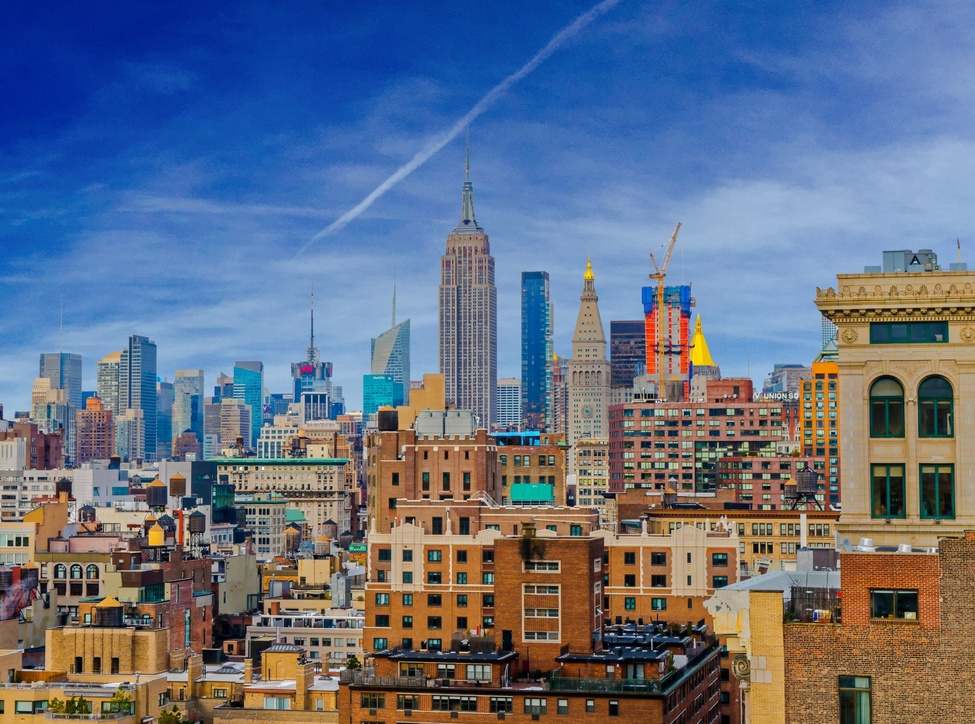
%> input picture NYC.jpg, 975 x 724 px, shrunk from 1919 x 1425 before the run
$ octave BitPlaneSlice.m   (GNU Octave 9; MATLAB toolbox functions it lacks are replaced by stand-ins)
%> lines starting %> are read from the running program, lines starting %| are printed output that depends on the picture; in (x1, y1, x2, y2) boxes, pixels count from 0 and x2, y2 are one past the last pixel; in counts of white or black regions, pixels touching at a corner belong together; the program's own positions count from 1
clc;
clear all;
close all;

a = imread('NYC.jpg');
%> a is the input picture: size 724x975x3 uint8; mean R, G, B 99.8, 111.2, 133
b = rgb2gray(a);
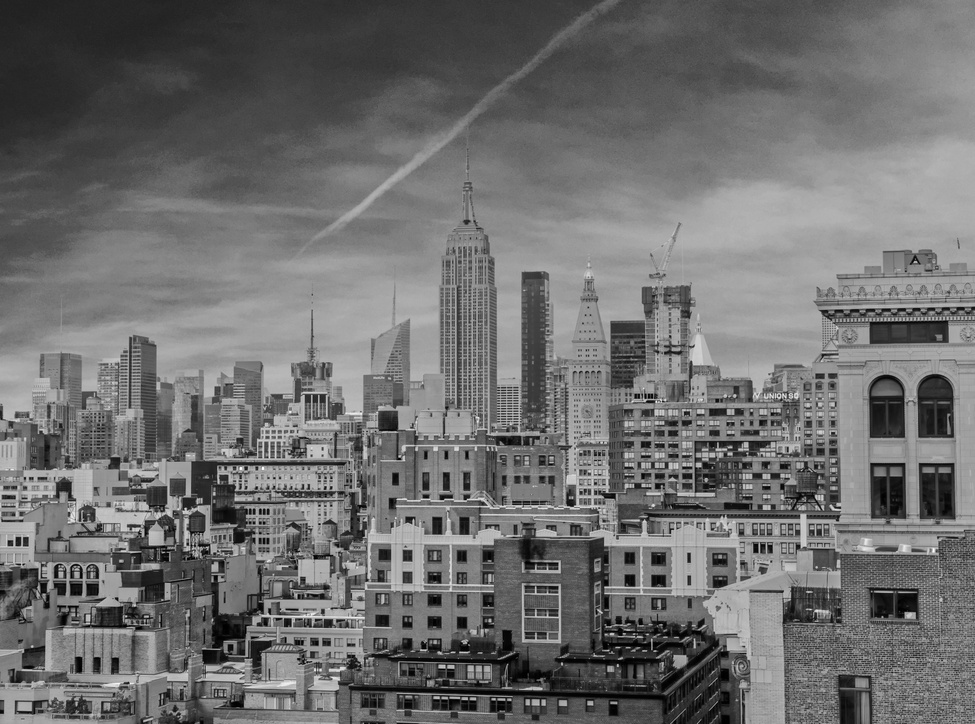
%> b: size 724x975 uint8; min 0, max 254, mean 110.3
imshow(b)
figure;

for(i = 1:8)
    biti = bitget(b,i);
    subplot(2, 4, i);
    imshow(biti,[]);
end
%> this loop made 8 passes
%> pass 1, `biti = bitget(b,i);`:
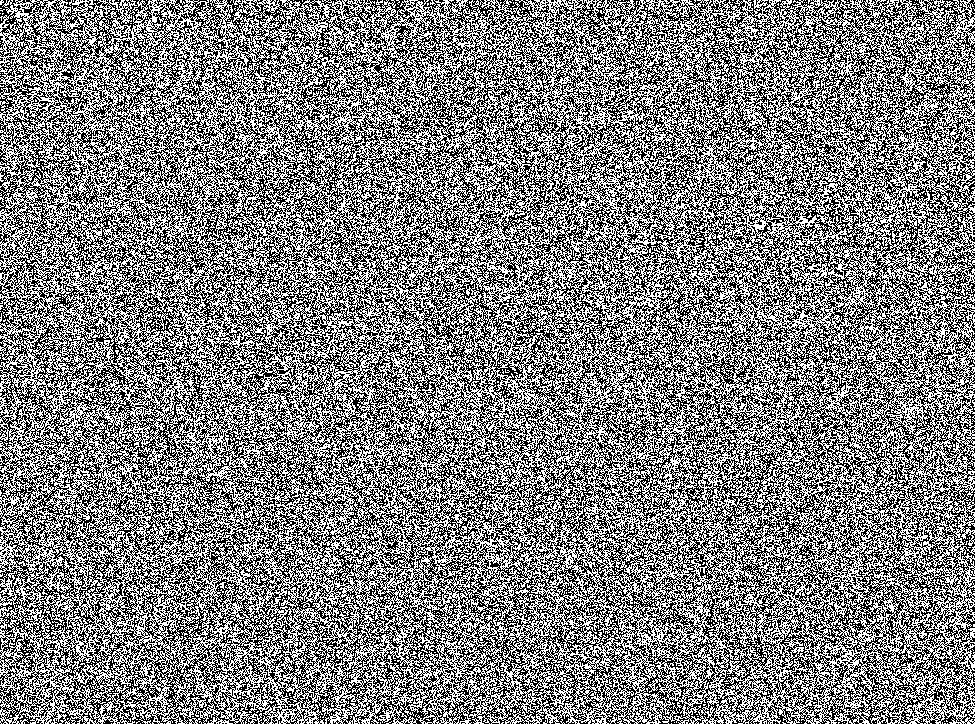
%> biti: size 724x975 logical; 50.1% white; black in thin lines or dots
%> pass 2, `biti = bitget(b,i);`:
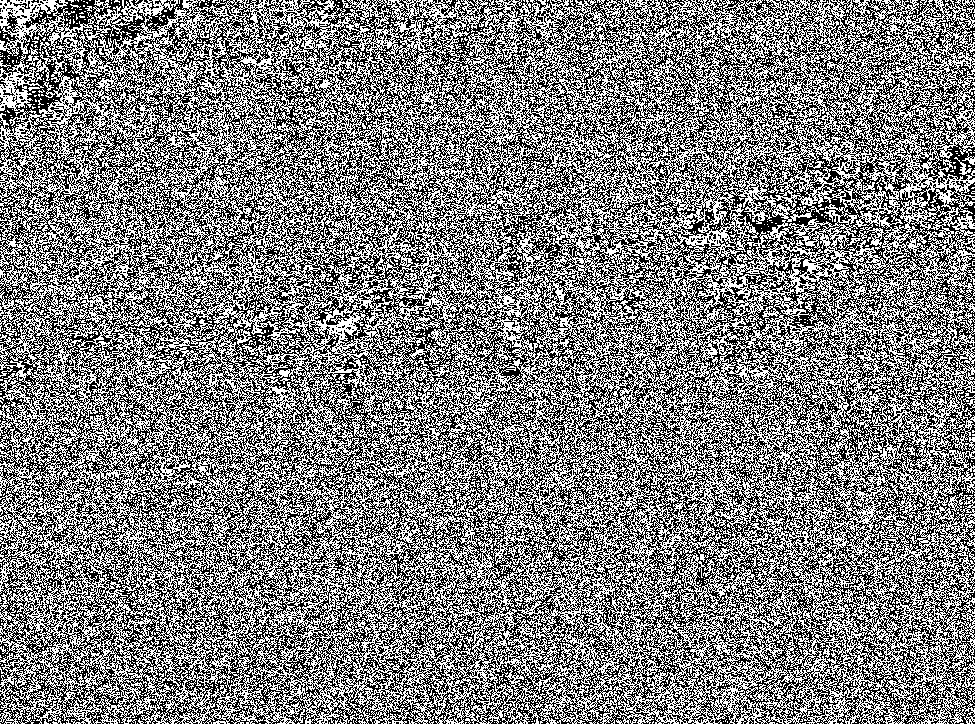
%> biti: size 724x975 logical; 49.9% white in thin lines or dots
%> pass 3, `biti = bitget(b,i);`:
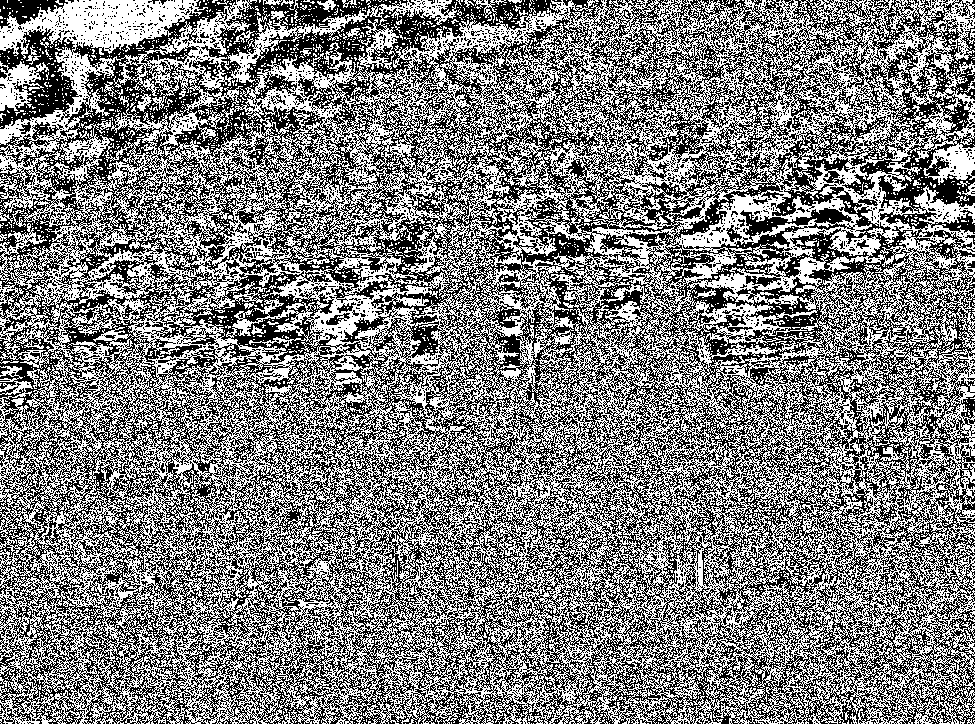
%> biti: size 724x975 logical; 49.8% white in thin lines or dots
%> after the loop:
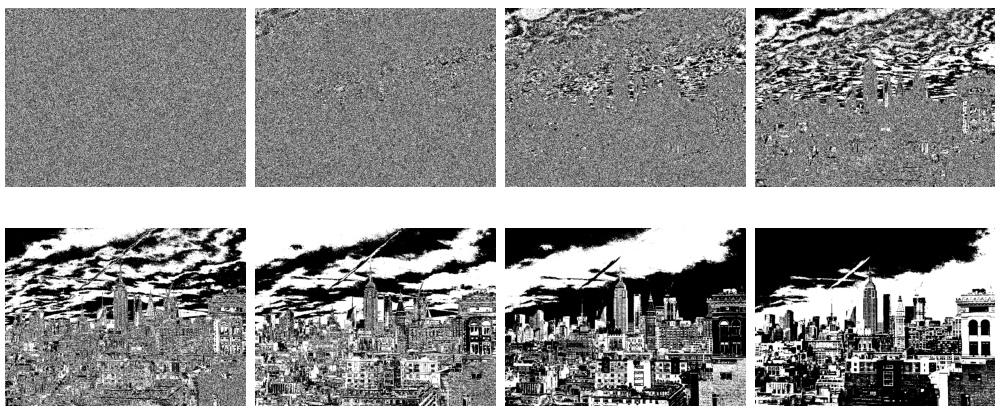
%> figure redrawn from the program's plot data, 8 panels

$ run again, with Building.jpg copied over NYC.jpg
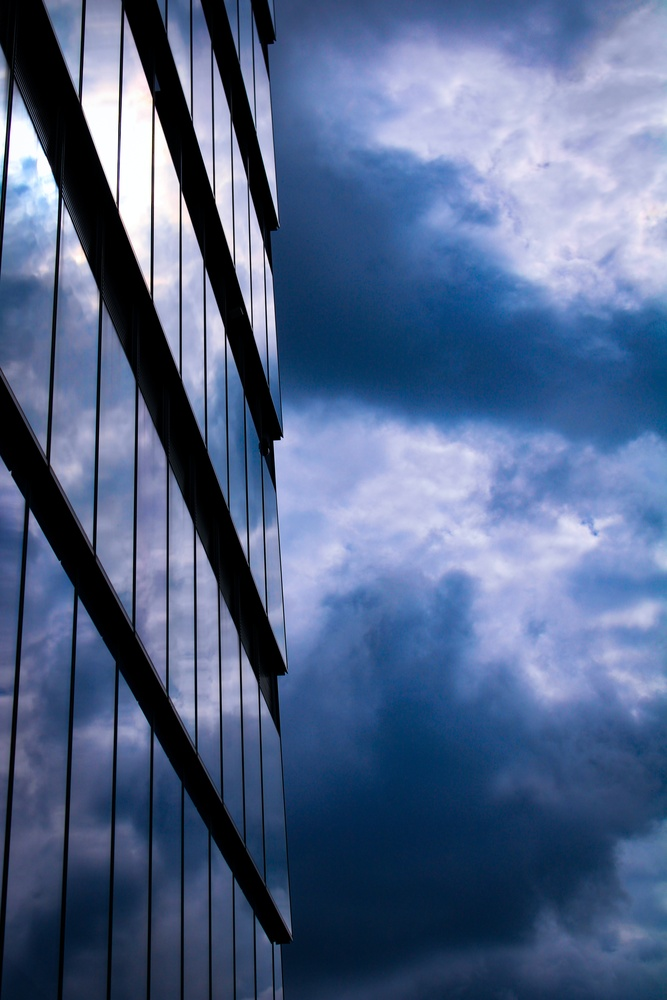
%> input picture Building.jpg, 667 x 1000 px, shrunk from 4000 x 6000 before the run
%> a is the input picture: size 1000x667x3 uint8; mean R, G, B 82.2, 101.6, 137.9
%> the loop `for(i = 1:8)` made 8 passes
%> pass 1, `biti = bitget(b,i);`:
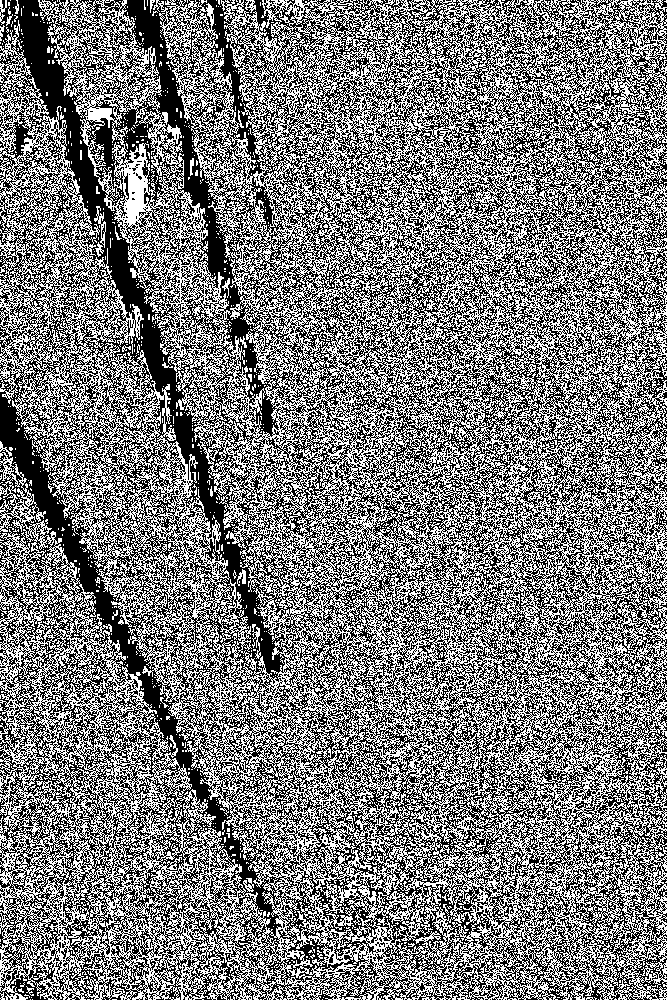
%> biti: size 1000x667 logical; 48.2% white in thin lines or dots
%> pass 3, `biti = bitget(b,i);`:
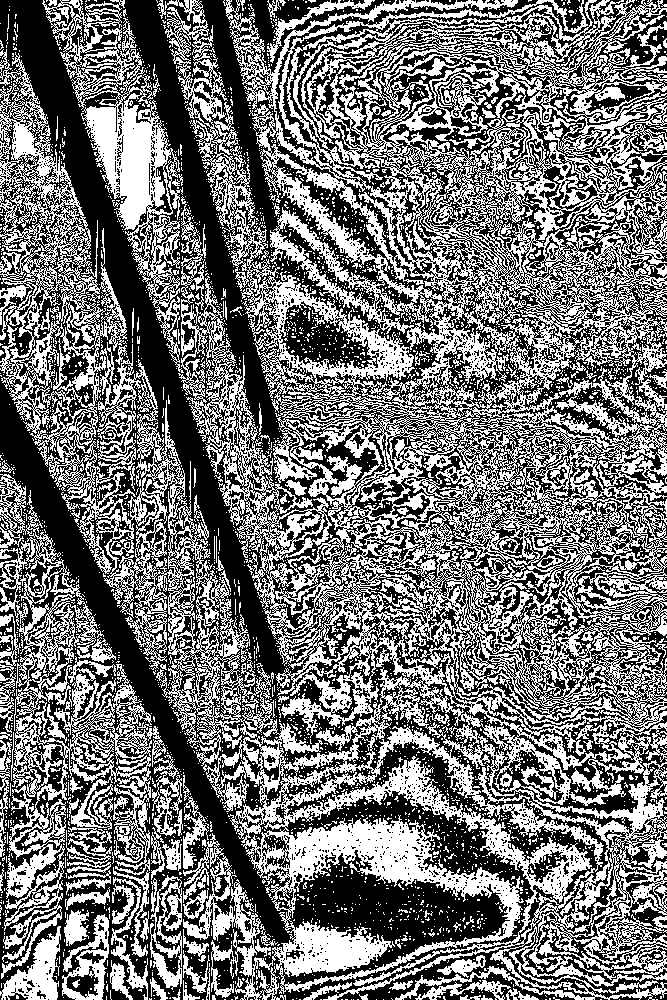
%> biti: size 1000x667 logical; 45.9% white; 3600 white regions (3437 under 20 px), largest, box (x1, y1, x2, y2) and area: (0, 0, 667, 1000) 231304, (0, 474, 182, 979) 19819, (42, 0, 184, 373) 12580

$ run again, with photo.jpg copied over NYC.jpg
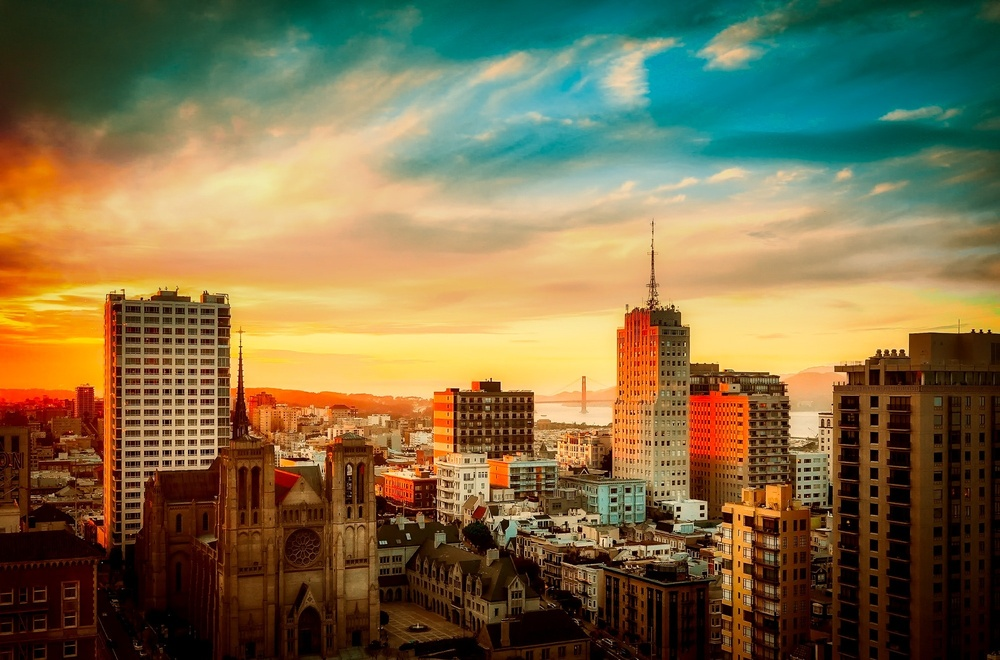
%> input picture photo.jpg, 1000 x 660 px, shrunk from 2000 x 1319 before the run
%> a is the input picture: size 660x1000x3 uint8; mean R, G, B 125.3, 109.8, 73.2
%> the loop `for(i = 1:8)` made 8 passes
%> pass 1, `biti = bitget(b,i);`:
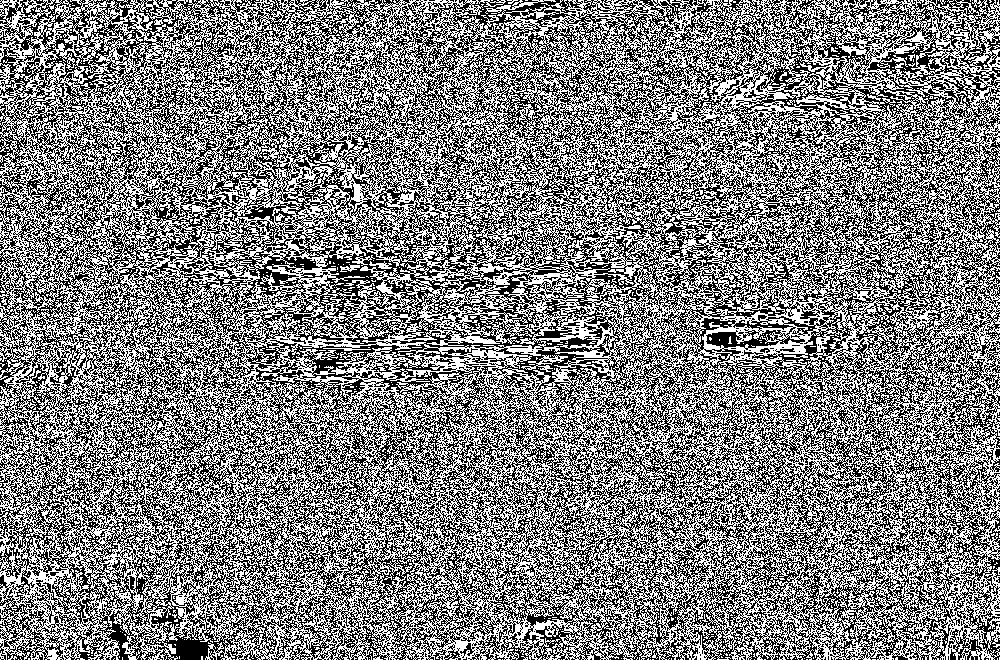
%> biti: size 660x1000 logical; 50% white in thin lines or dots
%> pass 3, `biti = bitget(b,i);`:
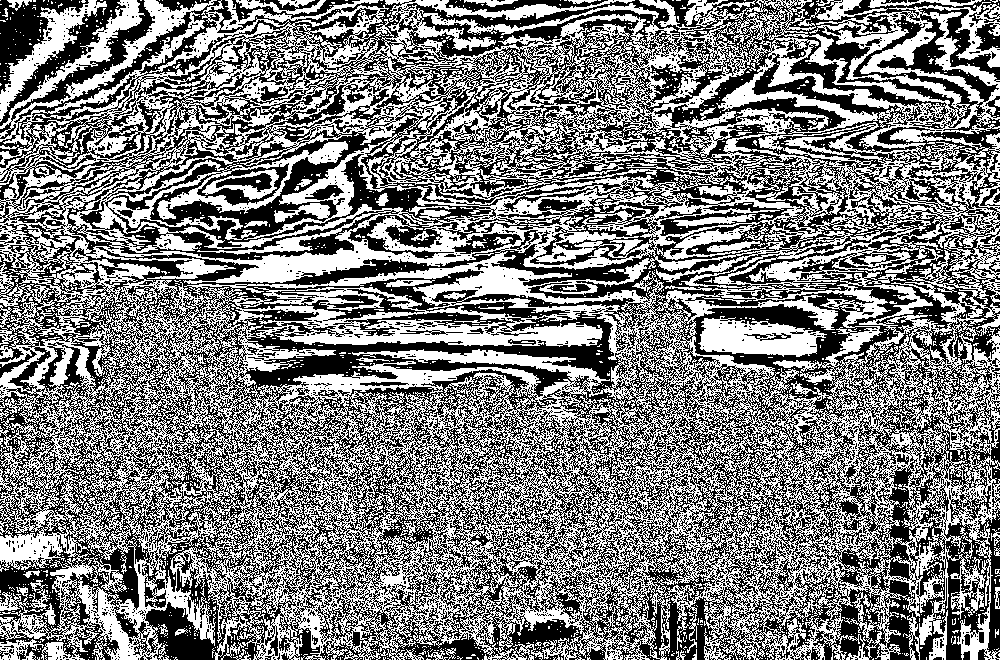
%> biti: size 660x1000 logical; 49.5% white; 2515 white regions (2446 under 20 px), largest, box (x1, y1, x2, y2) and area: (0, 0, 1000, 660) 307416, (698, 316, 827, 357) 3297, (0, 0, 107, 122) 2615
